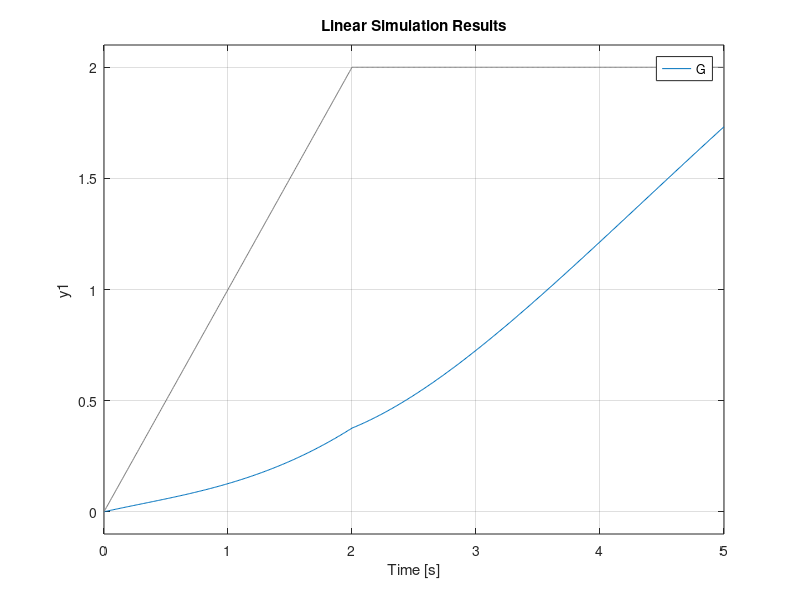

The MATLAB source for this figure:
clc
d = [8 5 1];
n = [1 0 2];
G = tf(n, d);%part a just select and evaluate the line
pole(G);%part(b)
dcgain(G);%part(b)
zero(G);%part(b)
A = ss(G);%part(c)-state-space
disp(A);%part(c)-state space
%chat gpt start part(d)
t = 0:0.01:5; %time from o to 5 secnd stepsize .01
ramp = (t >= 0 & t < 2) .* t; %first half
step = (t >= 2) * 2;%second half
ramped_step = ramp + step;%combine
plot(t, ramped_step);
xlabel('Time (seconds)');
ylabel('Amplitude');
title('Ramped-Step Input Signal');
grid on;
%chat gpt end
lsim(G,ramped_step, t);%part(f)applying the signal